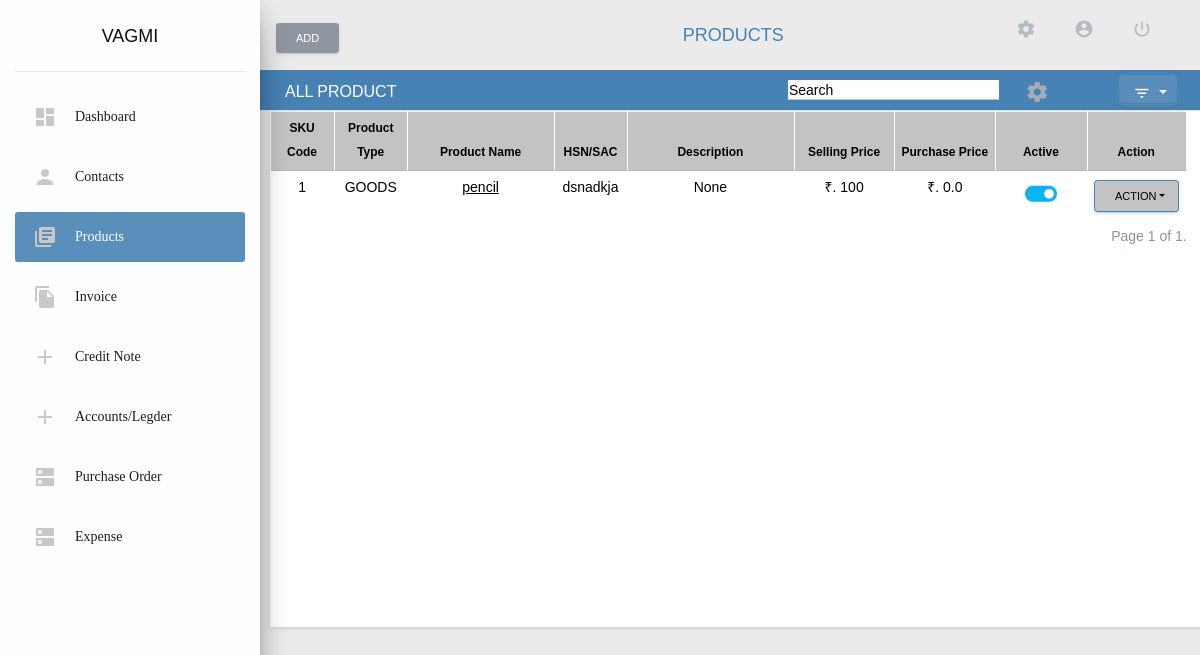
Page /products/0/ (signed in) on the earlier database version.
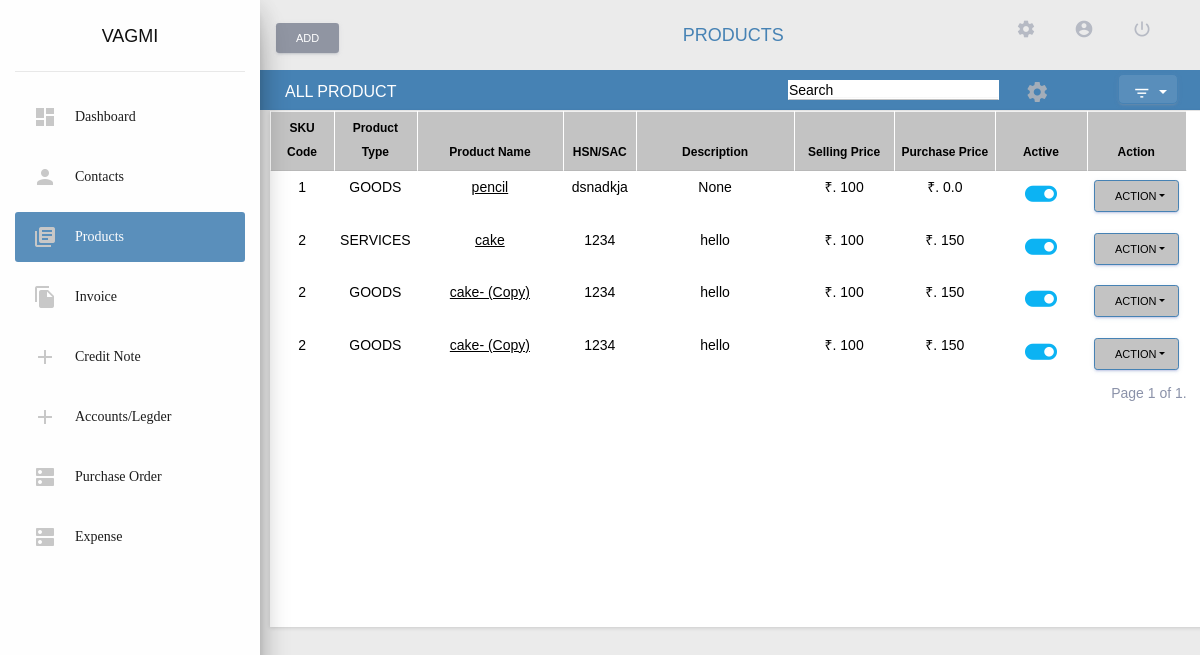
Same page on the later database version.
### app/models/products_model.py (models this page shows, shortened)
class ProductsModel(models.Model):
    user = models.ForeignKey(
        User,
        db_index = True,
        on_delete = models.CASCADE,
        blank = True,
        null = True,
    )
    product_type = models.IntegerField(
        db_index = True,
        default=0,
        choices = products_constant.PRODUCT_TYPE,
        blank = True,
        null = True,
    )
    product_delete_status = models.IntegerField(
        db_index = True,
        default=0,
        blank = False,
        null = False,
    )
    sku = models.CharField(
        max_length = 20,
        db_index = True,
        null = False,
        blank = False,
    )
    product_name = models.CharField(
        db_index = True,
        blank = False,
        null = False,
        max_length = 250,
    )
    product_description = models.TextField(
        blank = True,
        null = True,
        max_length=300,
    )
    hsn_code = models.CharField(
        max_length = 250,
        db_index = True,
        blank = True,
        null = True,
    )
    tds = models.CharField(
        default = 0.0,
        max_length=5,
        db_index = True,
        null=True,
        blank=True,
    )
    unit = models.IntegerField(
        default = 0,
        db_index = True,
        blank = True,
        null = True,
        choices = products_constant.UNITS
    )
    hidden_img = models.TextField(
        blank = True,
        null = True,
    )
    is_sales = models.BooleanField(
        default = True,
        db_index = True,
        choices = user_constants.IS_TRUE,
        blank = True,
        null = True,
    )
    selling_price = models.CharField(
        max_length=15,
        db_index = True,
        default = 0.0,
        blank = True,
        null = True,
    )
    selling_tax = models.CharField(
        max_length=5,
        default = 0.0,
        db_index = True,
        null=True,
        blank=True,
    )
    inclusive_tax = models.CharField(
        max_length=15,
        db_index = True,
        blank = True,
        null = True,
    )
    sales_account = models.IntegerField(
        db_index = True,
        null = True,
        blank = True,
        choices=products_constant.SALES_ACCOUNT_CHOICES
    )
    is_purchase = models.BooleanField(
        default = True,
        db_index = True,
        choices = user_constants.IS_TRUE,
        blank = True,
        null = True,
    )
    purchase_price = models.CharField(
        max_length=15,
        db_index = True,
        default = 0.0,
        blank = True,
        null = True,
    )
    purchase_tax = models.CharField(
        max_length=5,
        default = 0.0,
        db_index = True,
        null=True,
        blank=True,
    )
    inclusive_purchase_tax = models.CharField(
        max_length=15,
        db_index = True,
        blank = True,
        null = True,
    )
    reverse_charges = models.CharField(
        max_length=15,
        db_index = True,
        blank = True,
        null = True,
    )
    purchase_account = models.IntegerField(
        db_index = True,
        null = True,
        blank = True,
        choices = products_constant.PURCHASE_ACCOUNT_CHOICES,
    )
    discount = models.IntegerField(
        db_index = True,
        default = 0.0,
        null = True,
        blank = True,
    )
    abatement = models.IntegerField(
        default = 0,
        db_index = True,
        null = True,
        blank = True,
    )
    is_active = models.BooleanField(
        db_index = True,
        default = True,
        choices = user_constants.IS_TRUE,
    )

### app/views/products.py (the view, shortened to what this page needs)
# urls.py: path('products/<int:ins>/', never_cache(login_required(products.view_products)), name = 'view_products'),
def view_products(request, *args, **kwargs):
    template_name = 'app/app_files/products/index.html'
    data = defaultdict()
    data["view"] = ""
    data["products"] = {}
    data["css_files"] = []
    data["js_files"] = ['custom_files/js/customize_view.js','custom_files/js/product.js']
    data["active_link"] = 'Products'
    data["breadcrumb_title"] = 'PRODUCTS'
    data['type'] = 'view'
    data["included_template"] = 'app/app_files/products/view_products.html'
    products = ProductsModel.objects.prefetch_related('productphotos_set').filter(Q(user = request.user) & Q(product_delete_status = 0))
    if(int(kwargs["ins"]) == 0):
        if request.session.has_key('product_search'):
            del request.session['product_search']
        elif request.session.has_key('product_filter_type'):
            del request.session['product_filter_type']
        elif request.session.has_key('product_filter_active'):
            del request.session['product_filter_active']
        products = products.filter(is_active = True)
    product_paginator = Paginator(products, 10)
    product_page = request.GET.get('page')
    try:
        product_posts = product_paginator.page(product_page)
    except PageNotAnInteger:
        product_posts = product_paginator.page(1)
    except EmptyPage:
        product_posts = product_paginator.page(product_paginator.num_pages)
    data["products"] = product_posts
    data["product_page"] = product_page
    customize_product = CustomizeModuleName.objects.filter(Q(user = request.user) & Q(customize_name = 2))
    if(len(customize_product) != 0):
        view_product = CustomizeProductView.objects.get(customize_view_name = customize_product[0].id)
        if(view_product is not None):
            data['customize'] = view_product
        else:
            data['customize'] = 'NA'
    else:
        data['customize'] = 'NA'
    return render(request, template_name, data)

### app/templatetags/common_filters.py (called while the page is built)
@register.simple_tag
def load_css_files(scripts = list()):
    html = []
    for script in scripts:
        html.append('<link rel="stylesheet" href="'+settings.STATIC_URL+script+'"/>')
    return safestring.mark_safe(''.join(html))

@register.simple_tag
def load_javascript_files(scripts = list()):
    html = []
    for script in scripts:
        html.append('<script src="'+settings.STATIC_URL+script+'"></script>')
    return safestring.mark_safe(''.join(html))

### app/templates/app/app_files/products/index.html (shortened to what this page needs)
{% extends 'app/base/base.html' %}
{% load static %}
{% load common_filters %}
{% load pagination %}
{% block content %}
<div class="row custom-row" style="padding:10px; background: linear-gradient(60deg,#f5700c,#ff9800);">
    <div class="col-md-2" style = "margin-right: inherit;" >
        <b>ALL PRODUCT</b>
    </div>
    <div class="col-md-5">
    </div>
    <div class="col-md-3" >
        <input type="search" name="search" id="con_search" placeholder="Search" class="form-control">
    </div>
    <div class="col-md-2 rect">
        <div class="row">
            <div class="col-md-1 rect2">
                <form action="{% url 'view_products' 2 %}" method="get">
                            <div class="dropdown"style="margin-left:150px;margin-top:-18px;margin-bottom:7px;">
                                <button class="btn  dropdown-toggle" type="button" id="dropdownMenuButton" data-toggle="dropdown"data-display="static" aria-haspopup="true" aria-expanded="false" style="float: right;padding: 7px 14px 7px 14px;height:30px;width:60px;background-color:#598ebb;">
                            <i class="material-icons">filter_list</i>
                        </button>
                            </div>
                            </form>
            <div class="col-md-1 rect1">
                <span class="material-icons icons" data-toggle="modal" data-target="#CustomizeViewModel" style="margin-top: 13%;margin-left:-19px;color: rgba(190, 186, 186, 0.781);">settings</span>
            </div>
        </div>
    </div>
</div>
<div class="container">
    {% include included_template %}
</div>
{% endblock %}

### app/templates/app/app_files/products/view_products.html (shortened to what the changed rows need)
<div class="row">
    <div class="col-lg-12">
        <div class="card">
            <div class="card-body">
                <div class="table" id="customize_table">
                    <table class="table-bordered" width="100%" cellspacing="0">
                        <thead  style="background-color: #EEEEEE; color:#000000; font-size:11px">
                            {% if customize.product_sku != 0 %}
                            <th class="text-center customize_sku" style="width:7%;">SKU Code</th>
                            {% endif %}
                            {% if customize.product_type != 0 %}
                            <th class="text-center customize_type" style="width: 8%;">Product Type</th>
                            {% endif %}
                            {% if customize.product_name != 0 %}
                            <th class="text-center customize_name" style="width: 16%;">Product Name</th>
                            {% endif %}
                            {% if customize.product_hsn != 0 %}
                            <th class="text-center customize_hsn" style="width: 8%;">HSN/SAC</th>
                            {% endif %}
                            {% if customize.product_description != 0 %}
                            <th class="text-center customize_desc">Description</th>
                            {% endif %}
                            {% if customize.product_selling_price != 0 %}
                            <th class="text-center customize_selling" style="width: 11%;">Selling Price</th>
                            {% endif %}
                            {% if customize.product_Purchase_price != 0 %}
                            <th class="text-center customize_purchase" style="width: 11%;">Purchase Price</th>
                            {% endif %}
                            <th class="text-center" style="width: 10%;">Active</th>
                            <th class="text-center" style="width: 10%;">Action</th>
                        </thead>
                        <tbody>
                            {% for product in products %}
                                <tr id="t{{product.id}}">
                                    {% if customize.product_sku != 0 %}
                                    <td align="center" class="customize_sku">{{ product.sku|truncatechars:6 }}</td>
                                    {% endif %}
                                    {% if customize.product_type != 0 %}
                                    <td align="center" class="customize_type">{{ product.get_product_type_display }}</td>
                                    {% endif %}
                                    {% if customize.product_name != 0 %}
                                    <td align="center" class="customize_name"><a class="product_name" href="{% url 'edit_product' product.id %}" style="color: #8b92a9;text-decoration: underline;">
                                            {{ product.product_name|truncatechars:15 }}
                                        </a>
                                    </td>
                                    {% endif %}
                                    {% if customize.product_hsn != 0 %}
                                    <td align="center" class="customize_hsn">{{ product.hsn_code|truncatechars:8 }}</td>
                                    {% endif %}
                                    {% if customize.product_description != 0 %}
                                        {% if product.product_description %}
                                        <td align="center" class="customize_desc">{{ product.product_description|truncatechars:30  }}</td>
                                        {% else %}
                                        <td align="center" class="customize_desc">None</td>
                                        {% endif %}
                                    {% endif %}
                                    {% if customize.product_selling_price != 0 %}
                                    <td align="center" class="customize_selling">{% if product.selling_price %}₹.{% endif %}  {{ product.selling_price|truncatechars:10 }}</td>
                                    {% endif %}
                                    {% if customize.product_Purchase_price != 0 %}
                                    <td align="center" class="customize_purchase">{% if product.purchase_price %}₹.{% endif %}  {{ product.purchase_price|truncatechars:10 }}</td>
                                    {% endif %}
                                    <td class="text-center" align="center">
                                        {% if product.is_active %}
                                        <a title="Active" data-toggle="modal" data-target="#status{{product.id}}" style="padding:5px 5px;">
                                            <i class="material-icons" id="{{product.id}}" style="font-size: 275%;color:#0cb3f3;">toggle_on</i>
                                        </a>
                                        {% else %}
                                        <a title="Inactive" data-toggle="modal" data-target="#status{{product.id}}" style="padding:5px 5px;">
                                            <i class="material-icons" id="{{product.id}}" style="font-size: 275%;color:#0cb3f3;">toggle_off</i>
                                        </a>
                                        {% endif %}
                                    </td>
                                    <td>
                                        <button class="btn btn-primary dropdown-toggle btn-sm" type="button" id="dropdownMenuButton" data-toggle="dropdown" aria-haspopup="true" aria-expanded="false" style="width: 85px;color:black;">Action</button>
                                    </td>
                                </tr>
                            {% endfor %}
                        </tbody>
                    </table>
                </div>
            </div>
        </div>
    </div>
</div>

Differences in the rows shown:
added ProductsModel: sku "2", product_type "SERVICES", product_name "cake", hsn_code "1234", product_description "hello", selling_price "100", purchase_price "150"
added ProductsModel: sku "2", product_type "GOODS", product_name "cake- (Copy)", hsn_code "1234", product_description "hello", selling_price "100", purchase_price "150"
added ProductsModel: sku "2", product_type "GOODS", product_name "cake- (Copy)", hsn_code "1234", product_description "hello", selling_price "100", purchase_price "150"
